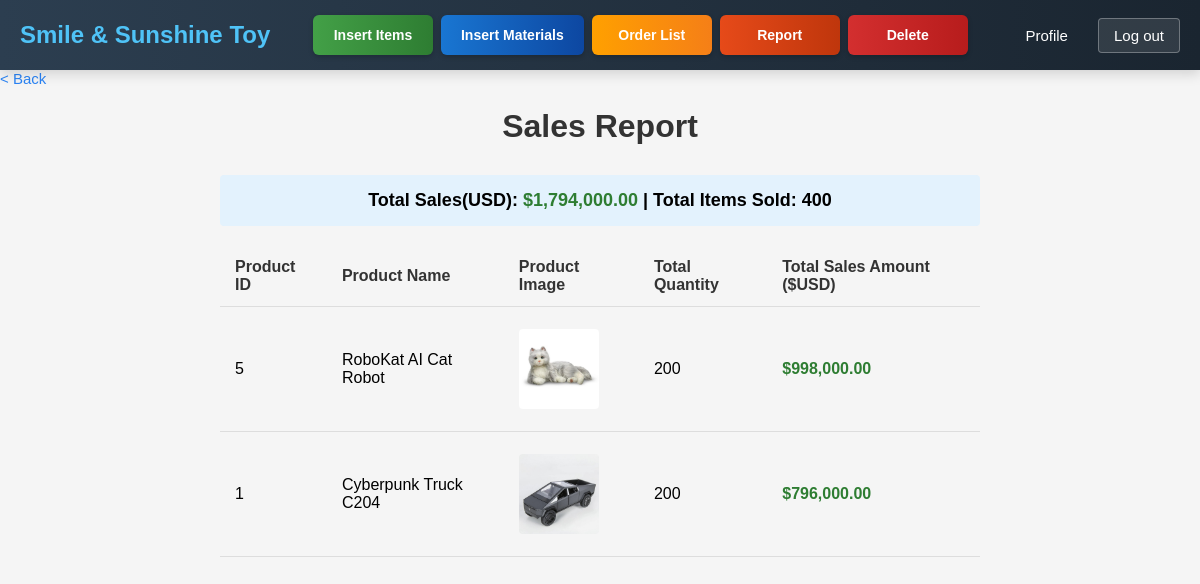
The page /staff/Report.php (signed in) on the database its author committed.
### tables this page shows
CREATE TABLE `product` (
  `pid` int NOT NULL AUTO_INCREMENT,
  `pname` varchar(255) NOT NULL,
  `pdesc` text,
  `pcost` decimal(12,2) NOT NULL,
  PRIMARY KEY (`pid`)
);

### staff/Report.php (the view, shortened to what this page needs)
<?php
include '../conn.php';
$sql = "SELECT
            p.pid AS product_id,
            p.pname AS product_name,
            SUM(o.oqty) AS total_quantity,
            SUM(o.oqty * p.pcost) AS total_sales
        FROM orders o
        JOIN product p ON o.pid = p.pid
        GROUP BY p.pid
        ORDER BY total_sales DESC";
$result = mysqli_query($conn, $sql);
$reports = [];
if ($result && mysqli_num_rows($result) > 0) {
    while ($row = mysqli_fetch_assoc($result)) {
        $reports[] = $row;
    }
}
?>
<!DOCTYPE html>
<html lang="en">
<head>
    <link rel="stylesheet" href="../CSS/header.css">
    <link rel="stylesheet" href="../CSS/common.css">
    <link rel="stylesheet" href="../CSS/order.css">
</head>
<body>
<header>
    <div class="logo">
        <a href="staffIndex.php">Smile & Sunshine Toy</a>
    </div>
    <nav class="main-nav">
        <a href="InsertItems.php" class="nav-button insert-items">Insert Items</a>
        <a href="InsertMaterials.php" class="nav-button insert-materials">Insert Materials</a>
        <a href="OrderList.php" class="nav-button order-list">Order List</a>
        <a href="Report.php" class="nav-button report">Report</a>
        <a href="Delete.php" class="nav-button delete">Delete</a>
    </nav>
    <div class="user-actions">
        <a href="staffProfile.php">Profile</a>
        <a href="../logout.php" class="logout-btn">Log out</a>
    </div>
</header>
<div class="back-link">
    <a href="staffIndex.php" class="back-link-text"> &#60; Back</a>
</div>
<div class="container">
    <h1>Sales Report</h1>
    <?php if (count($reports) > 0): ?>
        <div class="report-summary">
            <?php
            $totalSales = array_sum(array_column($reports, 'total_sales'));
            $totalItems = array_sum(array_column($reports, 'total_quantity'));
            echo "Total Sales(USD): <span class='sales-amount'>$" . number_format($totalSales, 2) . "</span> | ";
            echo "Total Items Sold: " . number_format($totalItems);
            ?>
        </div>
        <table id="reportTable">
            <thead>
            <tr>
                <th>Product ID</th>
                <th>Product Name</th>
                <th>Product Image</th>
                <th>Total Quantity</th>
                <th>Total Sales Amount ($USD)</th>
            </tr>
            </thead>
            <tbody>
            <?php foreach ($reports as $report): ?>
                <tr>
                    <td><?php echo htmlspecialchars($report['product_id']); ?></td>
                    <td><?php echo htmlspecialchars($report['product_name']); ?></td>
                    <td>
                        <?php
                        $imagePath = "../Sample Images/product/" . $report['product_id'] . ".jpg";
                        if (file_exists($imagePath)): ?>
                            <img src="<?php echo $imagePath; ?>" alt="Product Image" class="product-image">
                        <?php else: ?>
                            <div class="no-image">No Image</div>
                        <?php endif; ?>
                    </td>
                    <td><?php echo number_format($report['total_quantity']); ?></td>
                    <td class="sales-amount">$<?php echo number_format($report['total_sales'], 2); ?></td>
                </tr>
            <?php endforeach; ?>
            </tbody>
        </table>
    <?php else: ?>
        <div class="no-data">
            No sales data available.
        </div>
    <?php endif; ?>
</div>
</body>
</html>

### CSS/header.css (style rules this page uses)
header { display: flex; justify-content: space-between; align-items: center; background: linear-gradient(90deg, #2c3e50, #1a2530); color: white; padding: 0 20px; position: sticky; top: 0; z-index: 1000; box-shadow: 0 4px 12px rgba(0, 0, 0, 0.15); height: 70px; }
.logo { display: flex; align-items: center; }
.logo a { font-size: 24px; font-weight: 700; color: #4fc3f7; text-decoration: none; }
.main-nav { display: flex; gap: 8px; margin: 0 20px; flex-wrap: wrap; justify-content: center; }
.nav-button { padding: 12px 20px; border-radius: 6px; text-decoration: none; color: white; font-weight: 600; font-size: 14px; transition: all 0.3s ease; min-width: 120px; text-align: center; box-shadow: 0 2px 5px rgba(0, 0, 0, 0.2); }
.nav-button.insert-items { background: linear-gradient(to right, #43a047, #2e7d32); }
.nav-button.insert-materials { background: linear-gradient(to right, #1976d2, #0d47a1); }
.nav-button.order-list { background: linear-gradient(to right, #ffa000, #f57f17); }
.nav-button.report { background: linear-gradient(to right, #e64a19, #bf360c); }
.nav-button.delete { background: linear-gradient(to right, #d32f2f, #b71c1c); }
.user-actions { display: flex; gap: 15px; align-items: center; }
.user-actions a { color: white; text-decoration: none; font-size: 15px; font-weight: 500; padding: 8px 15px; border-radius: 4px; transition: background 0.3s; }
.logout-btn { background: rgba(255, 255, 255, 0.1); border: 1px solid rgba(255, 255, 255, 0.3); }

### CSS/common.css (style rules this page uses)
* { margin: 0; padding: 0; box-sizing: border-box; font-family: Arial, sans-serif; }
body { background-color: #f5f5f5; }
.container { max-width: 800px; margin: 0 auto; padding: 20px; }
h1 { text-align: center; margin-bottom: 30px; color: #333; }
.back-link-text { font-size: 15px; color: #2a83f4; text-decoration: none; }

### CSS/order.css (style rules this page uses)
table { width: 100%; border-collapse: collapse; margin-bottom: 20px; }
table th, table td { padding: 12px 15px; text-align: left; border-bottom: 1px solid #ddd; }
table th { background-color: #f5f5f5; font-weight: bold; color: #333; }
.product-image { max-width: 100px; max-height: 100px; display: block; margin: 10px 0; }
.report-summary { margin: 20px 0; padding: 15px; background-color: #e3f2fd; border-radius: 4px; text-align: center; font-size: 18px; font-weight: bold; }
.product-image { width: 80px; height: 80px; object-fit: cover; border-radius: 4px; }
.sales-amount { font-weight: bold; color: #2e7d32; }

### rows shown on the page
product: pid "5", pname "RoboKat AI Cat Robot", shows a picture, total_quantity "200", total_sales "998,000.00"
product: pid "1", pname "Cyberpunk Truck C204", shows a picture, total_quantity "200", total_sales "796,000.00"

### other values the page prints
$totalSales "1,794,000.00"
$totalItems "400"
